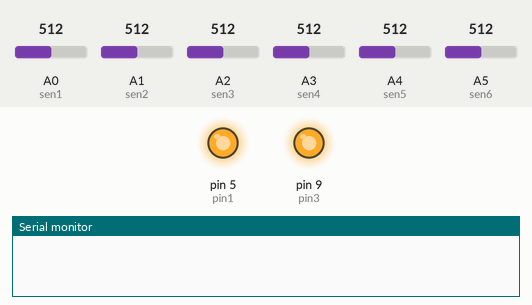
This sketch was run on a simulated Arduino Uno, built with avr-gcc and run on an emulated ATmega328P. Parts: output pins drawn as LEDs (lit = HIGH), the last lines printed to the serial monitor. The inputs (shaded band) are chosen by the test bench; at power-on: A0 (sen1) = 512, A1 (sen2) = 512, A2 (sen3) = 512, A3 (sen4) = 512, A4 (sen5) = 512, A5 (sen6) = 512.

Above: at 0.1 s.
At 1.6 s:
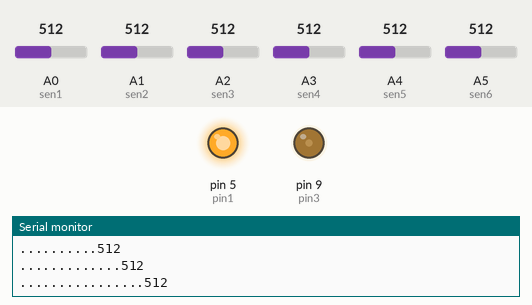
Timing chart, 0 to 3.1 s (numbered marks = the images above):
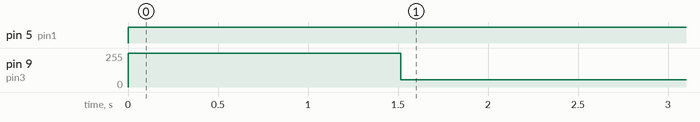

The sketch:

irrs_codes.ino
```cpp
int sen1=0,sen2=1,spd=255,sen3=2,sen4=3,sen5=4,sen6=5,s1,s2,s3,s4,s5,s6,spdl=255,spdr=255,pin1=5,pin2=6,pin3=9,pin4=10;
char s[1];
void setup() {

              // put your setup code here, to run once:
 pinMode(sen1,INPUT);
             pinMode(sen2,INPUT);
             pinMode(sen3,INPUT);
             pinMode(sen4,INPUT);
             pinMode(sen5,INPUT);
             pinMode(sen6,INPUT);
      Serial.begin(9600);

          }

void loop()
{
  // put your main code here, to run repeatedly:

analogWrite(pin1,spdl);
  digitalWrite(pin2,spd);
   analogWrite(pin3,spdr);
  digitalWrite(pin4,spd);


   delay(1500);

  spdr=55;
  spd=0;
  spdl=255;
        s1=analogRead(sen1);
        Serial.println(s1);
       Serial.print("...");

        s2=analogRead(sen2);
        Serial.println(s2);
       Serial.print(".......");
        s3=analogRead(sen3);
        Serial.println(s3);
       Serial.print("..........");
        s4=analogRead(sen4);
        Serial.println(s4);
       Serial.print(".............");
        s5=analogRead(sen5);
        Serial.println(s5);
       Serial.print("................");
        s6=analogRead(sen6);
        Serial.println(s6);


}
```

Measured:
- by itself, pin 5 (pin1): LOW → HIGH at 0.00 s
- by itself, pin 9 (pin3): 0/255 → 255/255 at 0.00 s, → 55/255 1.5 s later
